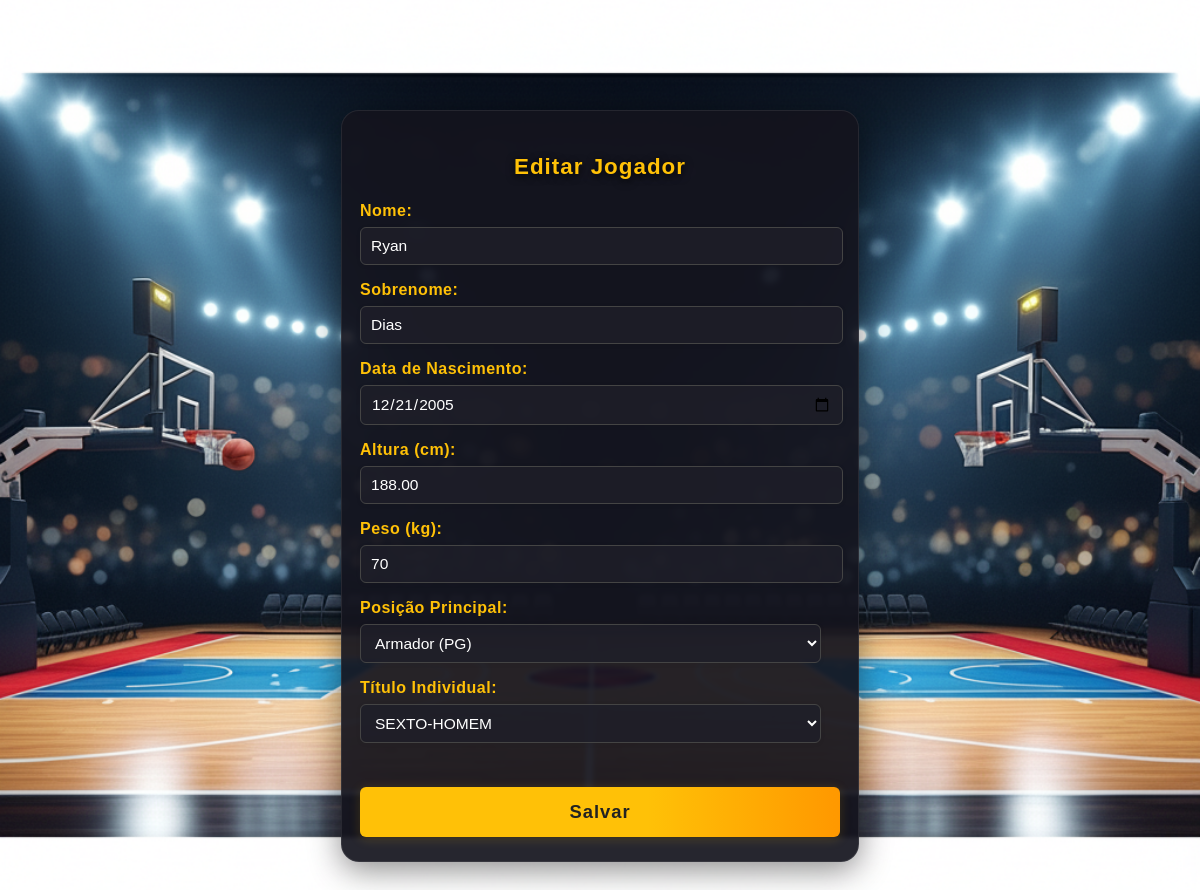
Page /EditarJogador.php?id=16 (signed in) on the committed database.
### tables this page shows
CREATE TABLE `jogadores` (
  `ID_JOGADORES` int(11) NOT NULL,
  `NOME_DOS_JOGADORES` text DEFAULT NULL,
  `SOBRENOME` text DEFAULT NULL,
  `DATANASCIMENTO` text DEFAULT NULL,
  `ALTURA` decimal(10,2) DEFAULT NULL,
  `PESO` double DEFAULT NULL,
  `POSICAO` text DEFAULT NULL,
  `ID_TITULOS` int(11) DEFAULT NULL,
  `TITULO_NOME` varchar(100) DEFAULT NULL
);

### EditarJogador.php (the view, shortened to what this page needs)
<!DOCTYPE html>
<html lang="pt-BR">
<head>
    <link rel="stylesheet" href="css/EditarJogador.css">
</head>
<body>
    <div class="container">
        <h1>Editar Jogador</h1>
        <?php
        if (isset($_GET['id'])) {
            $id = intval($_GET['id']);
            $conn = new mysqli("localhost", "root", "", "projetobaska");
            $sql = "SELECT * FROM jogadores WHERE ID_JOGADORES = $id";
            $result = $conn->query($sql);
            if ($result && $result->num_rows > 0) {
                $jogador = $result->fetch_assoc();
            } else {
                echo "Jogador não encontrado!";
                exit;
            }
        } else {
            echo "ID do jogador não informado!";
            exit;
        }
        ?>
        <form action="conexão/AtualizarJogador.php?id=<?php echo $jogador['ID_JOGADORES']; ?>" method="POST">
            <div class="two-columns">
                <div class="form-group">
                    <label for="nome">Nome:</label>
                    <input type="text" id="nome" name="nome" value="<?php echo $jogador['NOME_DOS_JOGADORES']; ?>" required>
                </div>
                <div class="form-group">
                    <label for="sobrenome">Sobrenome:</label>
                    <input type="text" id="sobrenome" name="sobrenome" value="<?php echo $jogador['SOBRENOME']; ?>" required>
                </div>
            </div>
            <div class="form-group">
                <label for="datanascimento">Data de Nascimento:</label>
                <input type="date" id="datanascimento" name="datanascimento" value="<?php echo $jogador['DATANASCIMENTO']; ?>" required>
            </div>
            <div class="two-columns">
                <div class="form-group">
                    <label for="altura">Altura (cm):</label>
                    <input type="number" id="altura" name="altura" value="<?php echo $jogador['ALTURA']; ?>" required>
                </div>
                <div class="form-group">
                    <label for="peso">Peso (kg):</label>
                    <input type="number" id="peso" name="peso" value="<?php echo $jogador['PESO']; ?>" required>
                </div>
            </div>
            <div class="form-group">
                <label for="posicao">Posição Principal:</label>
                <select id="posicao" name="posicao" required>
                    <option value="Armador" <?php echo ($jogador['POSICAO'] === 'Armador') ? 'selected' : ''; ?>>Armador (PG)</option>
                </select>
            </div>
            <div class="form-group">
                <label for="titulo">Título Individual:</label>
                <select id="titulo" name="titulo" required>
                    <?php
                    $conn = new mysqli("localhost", "root", "", "projetobaska");
                    $titulos = $conn->query("SELECT ID_TITULOS, TITULOS_INDIVIDUAIS FROM titulos");
                    while ($row = $titulos->fetch_assoc()) {
                        $selected = ($row['TITULOS_INDIVIDUAIS'] === $jogador['TITULO_NOME']) ? 'selected' : '';
                        echo "<option value='{$row['TITULOS_INDIVIDUAIS']}' $selected>{$row['TITULOS_INDIVIDUAIS']}</option>";
                    }
                    ?>
                </select>
            </div>
            <button type="submit" class="btn">Salvar</button>
        </form>
    </div>
</body>
</html>

### css/EditarJogador.css (style rules this page uses)
body { font-family: "Oswald", Arial, sans-serif; background-image: url(../images/inicial.png); background-size: cover; background-position: center; background-repeat: no-repeat; min-height: 100vh; margin: 0; }
.container { background: rgba(20, 20, 30, 0.92); padding: 28px 18px 24px 18px; border-radius: 18px; box-shadow: 0 8px 32px rgba(0, 0, 0, 0.45); width: 100%; max-width: 480px; margin: 110px auto 0 auto; backdrop-filter: blur(2px); border: 1.5px solid rgba(255, 255, 255, 0.08); }
h1 { font-family: "Oswald"; text-align: center; color: #ffc107; font-size: 1.4em; margin-bottom: 22px; letter-spacing: 1px; font-weight: bold; text-shadow: 0 2px 8px #000; }
.form-group { margin-bottom: 16px; }
label { font-family: "Oswald"; font-size: 1em; display: block; margin-bottom: 7px; color: #ffc107; font-weight: 600; letter-spacing: 0.5px; }
input[type="text"], input[type="number"], input[type="date"], select { width: 96%; padding: 9px 10px; border: 1.5px solid #444; border-radius: 6px; background: rgba(30, 30, 40, 0.85); color: #fff; font-size: 0.97em; transition: border 0.2s, box-shadow 0.2s; box-shadow: 0 1px 4px rgba(0, 0, 0, 0.08); outline: none; }
button { background: linear-gradient(90deg, #ffc107 60%, #ff9800 100%); color: #222; padding: 14px 0; border: none; border-radius: 6px; cursor: pointer; font-size: 1.15em; font-weight: bold; width: 100%; margin-top: 28px; box-shadow: 0 2px 12px rgba(255, 193, 7, 0.18); letter-spacing: 1px; transition: background 0.2s, color 0.2s, transform 0.15s; }
body, h1, label, input, select, button { font-family: "Oswald", Arial, sans-serif; }

### rows in the picture
jogadores: nome "Ryan", sobrenome "Dias", datanascimento "12/21/2005", altura "188.00", peso "70", posicao "Armador (PG)"

### other values in the picture
form field titulo "SEXTO-HOMEM"
